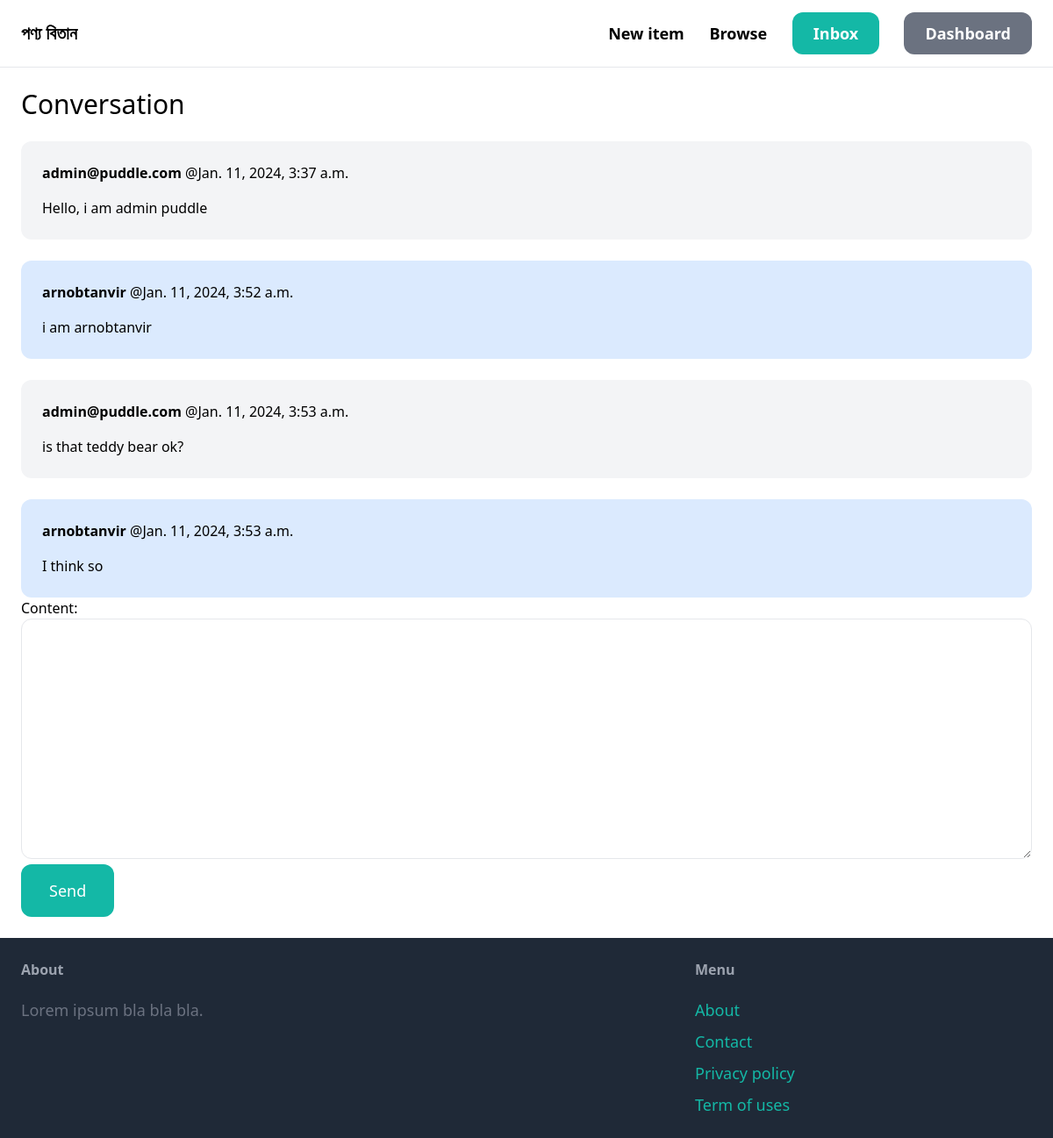
The app's page /inbox/3/ (signed in) with its own data.
### conversation/models.py (models this page shows)
class ConversationMessage(models.Model):
    conversation = models.ForeignKey(
        Conversation, related_name='messages', on_delete=models.CASCADE)
    content = models.TextField()
    created_at = models.DateTimeField(auto_now_add=True)
    created_by = models.ForeignKey(
        User, related_name='created_messages', on_delete=models.CASCADE)

### conversation/views.py (the view)
# urls.py: path('<int:pk>/', views.detail, name='detail')
@login_required
def detail(request, pk):
    conversation = Conversation.objects.filter(
        members__in=[request.user.id]).get(pk=pk)
    if request.method == 'POST':
        form = ConversationMessageForm(request.POST)
        if form.is_valid():
            conversation_message = form.save(commit=False)
            conversation_message.conversation = conversation
            conversation_message.created_by = request.user
            conversation_message.save()
            conversation.save()
            return redirect('conversation:detail', pk=pk)
    else:
        form = ConversationMessageForm()
    return render(request, 'conversation/detail.html', {
        'conversation': conversation,
        'form': form
    })

### conversation/forms.py
class ConversationMessageForm(forms.ModelForm):
    class Meta:
        model = ConversationMessage
        fields = ('content',)
        widgets = {
            'content': forms.Textarea(attrs={
                'class': 'w-full py-4 px-6 rounded-xl border'
            })
        }

### conversation/templates/conversation/detail.html (shortened to what this page needs)
{% extends "core/base.html" %}
{% block content %}
    <h1 class = "mb-6 text-3xl">Conversation </h1>
    <div class = "space-y-6">
        {% for message in conversation.messages.all %}
            <div class ="p-6 flex {% if message.created_by == request.user %}bg-blue-100{% else %}bg-gray-100{% endif %} rounded-xl">
                <div>
                    <p class="mb-4"><strong>{{message.created_by.username}}</strong> @{{message.created_at}}</p>
                    <p> {{message.content}}</p>
                </div>
            </div>
        {% endfor %}
    </div>
<form method = "post" action=".">
    {{form.as_p}}
    <button class="py-4 px-8 text-lg bg-teal-500 hover:bg-teal-700 rounded-xl text-white">Send </button>
</form>
{% endblock %}

### records on screen
ConversationMessage: created_by.username "admin@puddle.com", created_at "Jan. 11, 2024, 3:37 a.m.", content "Hello, i am admin puddle"
ConversationMessage: created_by.username "arnobtanvir", created_at "Jan. 11, 2024, 3:52 a.m.", content "i am arnobtanvir"
ConversationMessage: created_by.username "admin@puddle.com", created_at "Jan. 11, 2024, 3:53 a.m.", content "is that teddy bear ok?"
ConversationMessage: created_by.username "arnobtanvir", created_at "Jan. 11, 2024, 3:53 a.m.", content "I think so"
